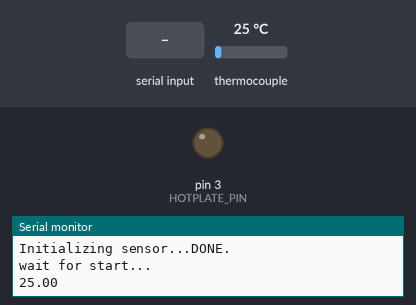
A program run on a simulated Arduino Nano, built with avr-gcc and run on an emulated ATmega328P. Shown: output pins drawn as LEDs (lit = HIGH), the last lines printed to the serial monitor. The test bench sets the inputs (shaded band); at power-on: thermocouple 25 °C.

Above: at 1.5 s.
1.6 s: "1" received over Serial
At 3.1 s:
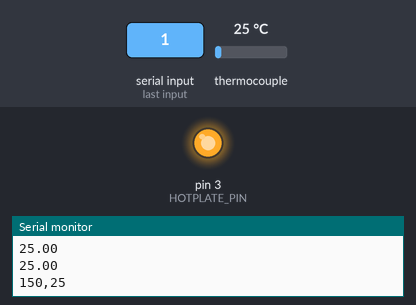
4.0 s: thermocouple set to 172 °C
6.7 s: thermocouple set to 179 °C
At 8.3 s:
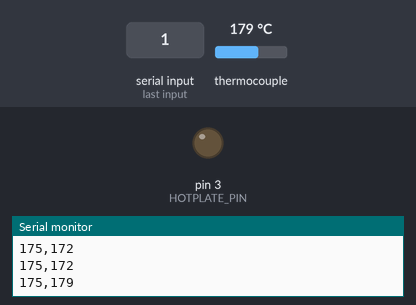
9.0 s: thermocouple set to 6 °C
At 9.9 s:
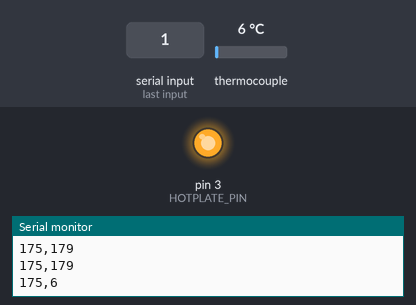
Timing chart, 0 to 12.0 s (numbered marks = the images above; inputs shaded):
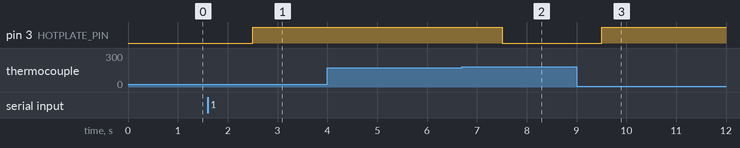

The program:

main.cpp
```cpp
#include <Arduino.h>
#include <Wire.h>//Adafuruit Bus IO needs Wire.h
#include <SPI.h>
#include "Adafruit_MAX31855.h"

/*Pb-free-Profile*****************
 1.Heating stage 1  :       ~ 150°C
 2.Preheating stage : 150°C ~ 200°C : 60s ~ 120s
 3.Heating stage 2  : 200°C ~ 245°C :            :
 4.reflow stage     : 240°C ~ 245°C :     ~ 30s  : 217°C↑ 60s ~ 120s
 5.cooling stage    :               :            :
*********************************/
/*63Sn/37Pb-Profile*****************
 1.Heating stage 1  :       ~ 150°C
 2.Preheating stage :     150°C     : 60s ~ 120s
 3.Heating stage 2  : 150°C ~ 183°C :            :
 4.reflow stage     : 183°C ~ 230°C :     ~ 30s  :
 5.cooling stage    :               :            :
*********************************/
#define STAGE1_TEMP 150
#define STAGE2_TEMP 175
#define STAGE3_TEMP 230
#define STAGE4_TEMP_MAX 245
#define STAGE4_TEMP 230

#define HOTPLATE_PIN 3
#define CS_PIN 10

Adafruit_MAX31855 thermocouple(CS_PIN);

void temp_control(int pin, int current_temp, int target_temp);

void setup() {
  pinMode(HOTPLATE_PIN,OUTPUT);
  digitalWrite(HOTPLATE_PIN,LOW);
  Serial.begin(9600);
  Serial.println("MAX31855 test");
  // wait for MAX chip to stabilize
  delay(500);
  Serial.print("Initializing sensor...");
  if (!thermocouple.begin()) {
    Serial.println("ERROR.");
    while (1) delay(10);
  }

  Serial.println("DONE.");
  Serial.println("wait for start...");
  while(!(Serial.available())){
    Serial.println(thermocouple.readCelsius());
    delay(1000);
  }
}

void loop() {
  static int temperature = 0;
  static int stage = 1;
  static long timerstart = 0;
  static long times;

  //write temp getting function
  temperature = thermocouple.readCelsius();

  if(stage == 1){
    Serial.print(STAGE1_TEMP);
    if(temperature < STAGE1_TEMP){
      digitalWrite(HOTPLATE_PIN,HIGH);
    }else{
      stage = 2;
      timerstart = millis();
    }
  }else if(stage == 2){
    times = millis() - timerstart;

    if(times < 100000){//100s
      Serial.print(STAGE2_TEMP);
      //175°C
      if(temperature > STAGE2_TEMP){
        digitalWrite(HOTPLATE_PIN,LOW);
      }else{
        digitalWrite(HOTPLATE_PIN,HIGH);
      }
    }else{
      stage = 3;
    }
  }else if(stage == 3){
    Serial.print(STAGE3_TEMP);
    if(temperature < STAGE3_TEMP){
      digitalWrite(HOTPLATE_PIN,HIGH);
    }else{
      stage = 4;
      timerstart = millis();
    }
  }else if(stage == 4){
    times = millis() - timerstart;
    Serial.print(STAGE4_TEMP_MAX);
    if(times < 20000){//20s
      if(temperature < STAGE4_TEMP){
        digitalWrite(HOTPLATE_PIN,HIGH);
      }else{
        digitalWrite(HOTPLATE_PIN,LOW);
      }
    }else{
      stage = 5;
    }
  }else if(stage == 5){
    Serial.print(0);
    digitalWrite(HOTPLATE_PIN,LOW);
    if(temperature < 40){
      stage = 6;
    }
  }else if(stage == 6){
    Serial.println("Done.");
    while(true);
  }
  Serial.print(",");
  Serial.println(temperature);
  delay(1000);
}
```

Measured:
- the behaviour switches between 175 and 176 °C on thermocouple (found by bisection; images 1 and 2)
- after the input at 1.6 s, pin 3 (HOTPLATE_PIN): LOW → HIGH after 0.90 s
- after the input at 6.7 s, pin 3 (HOTPLATE_PIN): HIGH → LOW after 0.81 s
- after the input at 9.0 s, pin 3 (HOTPLATE_PIN): LOW → HIGH after 0.51 s
